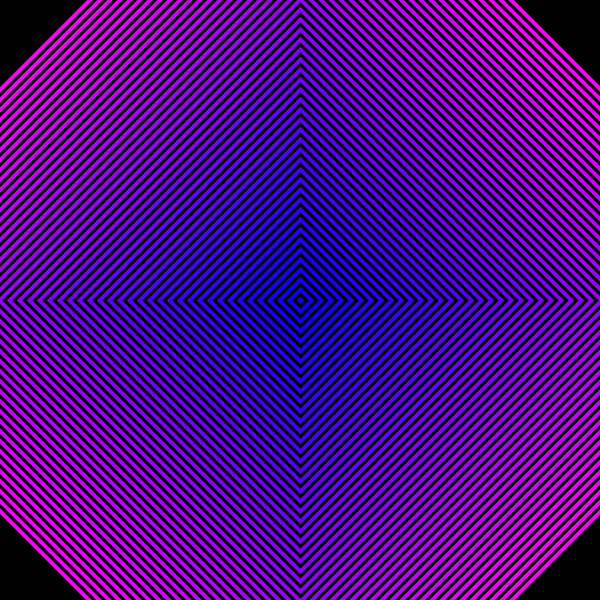
Frame 1 (no input)
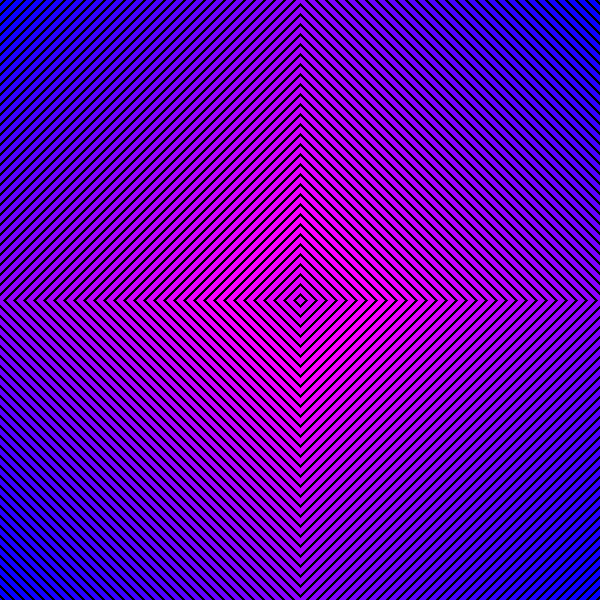
Frame 60 (the mouse pressed at the canvas centre just before this capture)
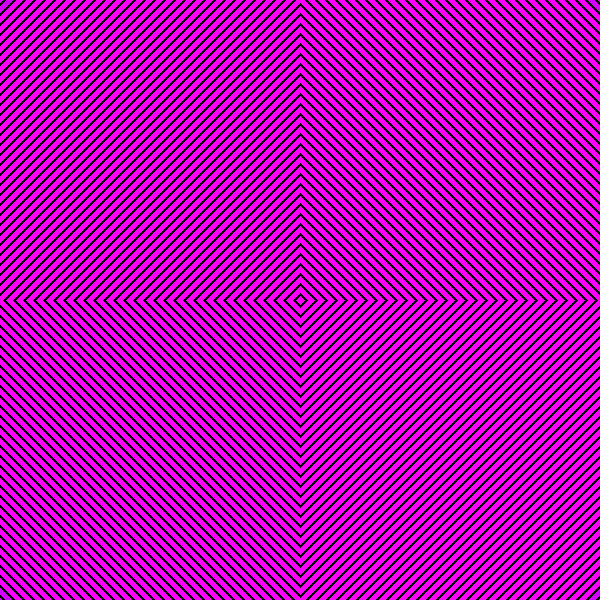
Frame 120 (the mouse held since frame 60 and released just before this capture)

The Processing sketch that drew these frames (run headless with seeded random() and noise(); from frame 60 on, the mouse is pressed at the canvas centre):

// Processing sketch: magentablue_radiating
// ── magentablue_radiating.pde
int up = 301;
int down = 299;
int colour = 255;
int stroke = 4;

class GradientArray {
  public IntList colourwheel;
  
  public IntList create() {
    colourwheel = new IntList();
    for (int i = 0; i <=255; i = i+5) {
      colourwheel.append(i);
    }
    return colourwheel;
  }
  
  public IntList cycle() {
    //makes sure you don't generate an infinite amount of data
    if (colourwheel.size() < width*2) {
      colourwheel.append(colourwheel.get(colourwheel.size()-1)); 
    }
  
    //swaps array values one index number up
    for (int i = colourwheel.size()-1; i > 0; i--) {
      colourwheel.set(i, colourwheel.get(i-1));
    }
    return colourwheel;
  }
  
  public IntList cyclefirst() {
    //sets value of first index of array
    if (colourwheel.get(0) == 0 || colourwheel.get(0) == 255) {
      colourwheel.set(0, colourwheel.get(2));
    }
    else {
      if (colourwheel.get(1) < colourwheel.get(2)) {
        colourwheel.set(0, colourwheel.get(0)-5);
      }
      if (colourwheel.get(1) > colourwheel.get(2)) {
        colourwheel.set(0, colourwheel.get(0)+5);
      }
    }
   return colourwheel; 
 }

}

GradientArray master = new GradientArray();
GradientArray dummy = new GradientArray();
IntList m = master.create();
IntList d = dummy.create();

void setup() {
  background(0, 0, 0);
  size(600, 600);
}

void draw() {
  //IntList m = master.create();
  
  //does the actual drawing
  for (int i = 0; i < m.size(); i++) {
      stroke(d.get(i), 0, 255);
      strokeWeight(stroke);
      noFill();
      quad(300, up, down, 300, 300, down, up, 300);
      up = up + 10;
      down = down - 10;
  }
  up = 301;
  down = 299;
  
  m = master.cycle();
  d = dummy.cycle();
  m = master.cyclefirst();
  
  if(mousePressed == true) {
    d.set(0, 255);
  }
  else {
    d.set(0, m.get(0));
  }
  
}
